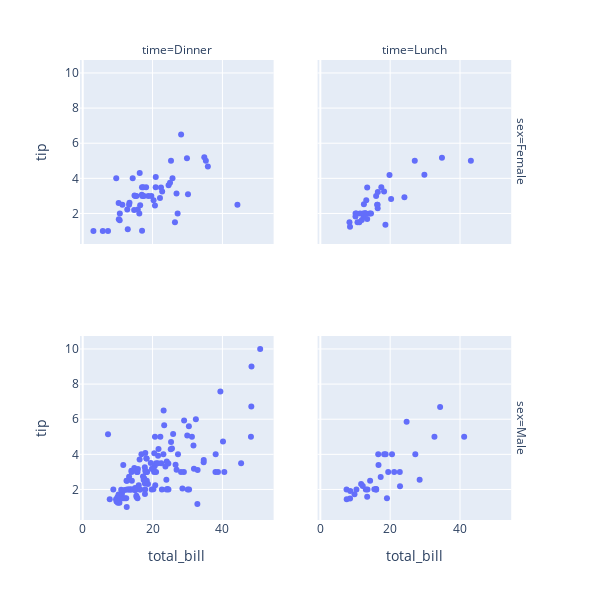

Notebook code cell kept with this figure:
### Code cell
# Plotly로 생성한 그래프의 subplot간 간격 조절하기
df = sns.load_dataset('tips')

fig = px.scatter(
    df, x='total_bill', y='tip',
    facet_row='sex', facet_col = 'time',
    width=600, height=600,
    facet_row_spacing=0.2, facet_col_spacing=0.1
)
fig.show()

### Figure 1 — Plotly figure (JSON) as saved in the notebook; plotly's stock layout.template omitted (floating-point values rounded to 4 significant figures)
{"data": [{"hovertemplate": "sex=Female<br>time=Dinner<br>total_bill=%{x}<br>tip=%{y}<extra></extra>", "legendgroup": "", "marker": {"color": "#636efa", "symbol": "circle"}, "mode": "markers", "name": "", "orientation": "v", "showlegend": false, "type": "scatter", "x": [16.99, 24.59, 35.26, 14.83, 10.33, 16.97, 20.29, 15.77, 19.65, 15.06, 20.69, 16.93, 10.29, 34.81, 26.41, 16.45, 3.07, 17.07, 26.86, 25.28, 14.73, 5.75, 16.32, 22.75, 11.35, 15.38, 44.3, 22.42, 20.92, 14.31, 7.25, 25.71, 17.31, 29.85, 25, 13.39, 16.21, 17.51, 10.59, 10.63, 9.6, 20.9, 18.15, 12.76, 13.27, 28.17, 12.9, 30.14, 22.12, 35.83, 27.18, 18.78], "xaxis": "x3", "y": [1.01, 3.61, 5, 3.02, 1.67, 3.5, 2.75, 2.23, 3, 3, 2.45, 3.07, 2.6, 5.2, 1.5, 2.47, 1, 3, 3.14, 5, 2.2, 1, 4.3, 3.25, 2.5, 3, 2.5, 3.48, 4.08, 4, 1, 4, 3.5, 5.14, 3.75, 2.61, 2, 3, 1.61, 2, 4, 3.5, 3.5, 2.23, 2.5, 6.5, 1.1, 3.09, 2.88, 4.67, 2, 3], "yaxis": "y3"}, {"hovertemplate": "sex=Female<br>time=Lunch<br>total_bill=%{x}<br>tip=%{y}<extra></extra>", "legendgroup": "", "marker": {"color": "#636efa", "symbol": "circle"}, "mode": "markers", "name": "", "orientation": "v", "showlegend": false, "type": "scatter", "x": [10.07, 34.83, 10.65, 12.43, 24.08, 13.42, 12.48, 29.8, 14.52, 11.38, 20.27, 11.17, 12.26, 18.26, 8.51, 10.33, 14.15, 13.16, 17.47, 27.05, 16.43, 8.35, 18.64, 11.87, 19.81, 43.11, 13, 12.74, 13, 16.4, 16.47, 13.42, 15.98, 16.27, 10.09], "xaxis": "x4", "y": [1.83, 5.17, 1.5, 1.8, 2.92, 1.68, 2.52, 4.2, 2, 2, 2.83, 1.5, 2, 3.25, 1.25, 2, 2, 2.75, 3.5, 5, 2.3, 1.5, 1.36, 1.63, 4.19, 5, 2, 2.01, 2, 2.5, 3.23, 3.48, 3, 2.5, 2], "yaxis": "y4"}, {"hovertemplate": "sex=Male<br>time=Dinner<br>total_bill=%{x}<br>tip=%{y}<extra></extra>", "legendgroup": "", "marker": {"color": "#636efa", "symbol": "circle"}, "mode": "markers", "name": "", "orientation": "v", "showlegend": false, "type": "scatter", "x": [10.34, 21.01, 23.68, 25.29, 8.77, 26.88, 15.04, 14.78, 10.27, 15.42, 18.43, 21.58, 16.29, 20.65, 17.92, 39.42, 19.82, 17.81, 13.37, 12.69, 21.7, 9.55, 18.35, 17.78, 24.06, 16.31, 18.69, 31.27, 16.04, 17.46, 13.94, 9.68, 30.4, 18.29, 22.23, 32.4, 28.55, 18.04, 12.54, 9.94, 25.56, 19.49, 38.01, 11.24, 48.27, 20.29, 13.81, 11.02, 18.29, 17.59, 20.08, 20.23, 15.01, 12.02, 10.51, 17.92, 28.97, 22.49, 40.17, 27.28, 12.03, 21.01, 12.46, 15.36, 20.49, 25.21, 18.24, 14, 38.07, 23.95, 29.93, 14.07, 13.13, 17.26, 24.55, 19.77, 48.17, 16.49, 21.5, 12.66, 13.81, 24.52, 20.76, 31.71, 50.81, 15.81, 7.25, 31.85, 16.82, 32.9, 17.89, 14.48, 34.63, 34.65, 23.33, 45.35, 23.17, 40.55, 20.69, 30.46, 23.1, 15.69, 26.59, 38.73, 24.27, 30.06, 25.89, 48.33, 28.15, 11.59, 7.74, 20.45, 13.28, 24.01, 15.69, 11.61, 10.77, 15.53, 10.07, 12.6, 32.83, 29.03, 22.67, 17.82], "xaxis": "x", "y": [1.66, 3.5, 3.31, 4.71, 2, 3.12, 1.96, 3.23, 1.71, 1.57, 3, 3.92, 3.71, 3.35, 4.08, 7.58, 3.18, 2.34, 2, 2, 4.3, 1.45, 2.5, 3.27, 3.6, 2, 2.31, 5, 2.24, 2.54, 3.06, 1.32, 5.6, 3, 5, 6, 2.05, 3, 2.5, 1.56, 4.34, 3.51, 3, 1.76, 6.73, 3.21, 2, 1.98, 3.76, 2.64, 3.15, 2.01, 2.09, 1.97, 1.25, 3.08, 3, 3.5, 4.73, 4, 1.5, 3, 1.5, 1.64, 4.06, 4.29, 3.76, 3, 4, 2.55, 5.07, 2.5, 2, 2.74, 2, 2, 5, 2, 3.5, 2.5, 2, 3.48, 2.24, 4.5, 10, 3.16, 5.15, 3.18, 4, 3.11, 2, 2, 3.55, 3.68, 5.65, 3.5, 6.5, 3, 5, 2, 4, 1.5, 3.41, 3, 2.03, 2, 5.16, 9, 3, 1.5, 1.44, 3, 2.72, 2, 3, 3.39, 1.47, 3, 1.25, 1, 1.17, 5.92, 2, 1.75], "yaxis": "y"}, {"hovertemplate": "sex=Male<br>time=Lunch<br>total_bill=%{x}<br>tip=%{y}<extra></extra>", "legendgroup": "", "marker": {"color": "#636efa", "symbol": "circle"}, "mode": "markers", "name": "", "orientation": "v", "showlegend": false, "type": "scatter", "x": [27.2, 22.76, 17.29, 19.44, 16.66, 32.68, 15.98, 13.03, 18.28, 24.71, 21.16, 11.69, 14.26, 15.95, 8.52, 22.82, 19.08, 16, 34.3, 41.19, 9.78, 7.51, 28.44, 15.48, 16.58, 7.56, 10.34, 13.51, 18.71, 20.53, 12.16, 8.58, 13.42], "xaxis": "x2", "y": [4, 3, 2.71, 3, 3.4, 5, 2.03, 2, 4, 5.85, 3, 2.31, 2.5, 2, 1.48, 2.18, 1.5, 2, 6.7, 5, 1.73, 2, 2.56, 2.02, 4, 1.44, 2, 2, 4, 4, 2.2, 1.92, 1.58], "yaxis": "y2"}], "layout": {"annotations": [{"font": {}, "showarrow": false, "text": "time=Dinner", "x": 0.22, "xanchor": "center", "xref": "paper", "y": 1, "yanchor": "bottom", "yref": "paper"}, {"font": {}, "showarrow": false, "text": "time=Lunch", "x": 0.76, "xanchor": "center", "xref": "paper", "y": 1, "yanchor": "bottom", "yref": "paper"}, {"font": {}, "showarrow": false, "text": "sex=Male", "textangle": 90, "x": 0.98, "xanchor": "left", "xref": "paper", "y": 0.2, "yanchor": "middle", "yref": "paper"}, {"font": {}, "showarrow": false, "text": "sex=Female", "textangle": 90, "x": 0.98, "xanchor": "left", "xref": "paper", "y": 0.8, "yanchor": "middle", "yref": "paper"}], "height": 600, "legend": {"tracegroupgap": 0}, "margin": {"t": 60}, "width": 600, "xaxis": {"anchor": "y", "autorange": true, "domain": [0, 0.44], "range": [-0.7752, 54.66], "title": {"text": "total_bill"}, "type": "linear"}, "xaxis2": {"anchor": "y2", "autorange": true, "domain": [0.54, 0.98], "matches": "x", "range": [-0.7752, 54.66], "title": {"text": "total_bill"}, "type": "linear"}, "xaxis3": {"anchor": "y3", "autorange": true, "domain": [0, 0.44], "matches": "x", "range": [-0.7752, 54.66], "showticklabels": false, "type": "linear"}, "xaxis4": {"anchor": "y4", "autorange": true, "domain": [0.54, 0.98], "matches": "x", "range": [-0.7752, 54.66], "showticklabels": false, "type": "linear"}, "yaxis": {"anchor": "x", "autorange": true, "domain": [0, 0.4], "range": [0.2628, 10.74], "title": {"text": "tip"}, "type": "linear"}, "yaxis2": {"anchor": "x2", "autorange": true, "domain": [0, 0.4], "matches": "y", "range": [0.2628, 10.74], "showticklabels": false, "type": "linear"}, "yaxis3": {"anchor": "x3", "autorange": true, "domain": [0.6, 1], "matches": "y", "range": [0.2628, 10.74], "title": {"text": "tip"}, "type": "linear"}, "yaxis4": {"anchor": "x4", "autorange": true, "domain": [0.6, 1], "matches": "y", "range": [0.2628, 10.74], "showticklabels": false, "type": "linear"}}}
